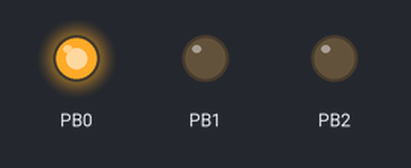
Simulated run of this program. Board: ATmega8, built with avr-gcc and emulated at 1 MHz. On the bench: output pins drawn as LEDs (lit = HIGH).

Above: at 0.4 s.
At 2.0 s:
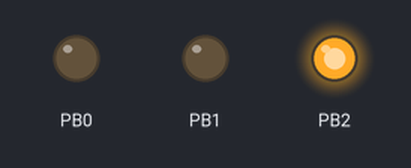
At 6.0 s:
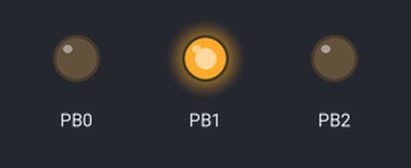
Timing chart, 0 to 7.4 s (numbered marks = the images above):
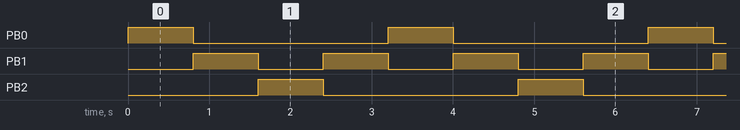

The program:

main.c
```c
/*
 * Praktikum2.c
 *
 * Created: 17.10.2018 09:29:32
 * Author : Tim
 */

#include <avr/io.h>
#define F_CPU 1000000UL
#include <util/delay.h>

int main(void)
{
	DDRB = 7;
	unsigned char value = 1;
	int toggle = 0;
	while (1)
	{
		PORTB = value;
		if (value >= 4 || (value == 1 && toggle == 1))
		{
			toggle = toggle == 0 ? 1: 0;
		}
		if (toggle == 0)
		{
			value = (value << 1);
		}
		else
		{
			value = (value >> 1);
		}

		_delay_ms(800);
	}
	return 0;
}
```

Measured:
- by itself, PB0, PB2: alternates HIGH for 0.80 s and LOW for 2.4 s
- by itself, PB1: alternates HIGH for 0.80 s and LOW for 0.80 s
- by itself, everything shown: repeats every 3.2 s, in 4 steps
